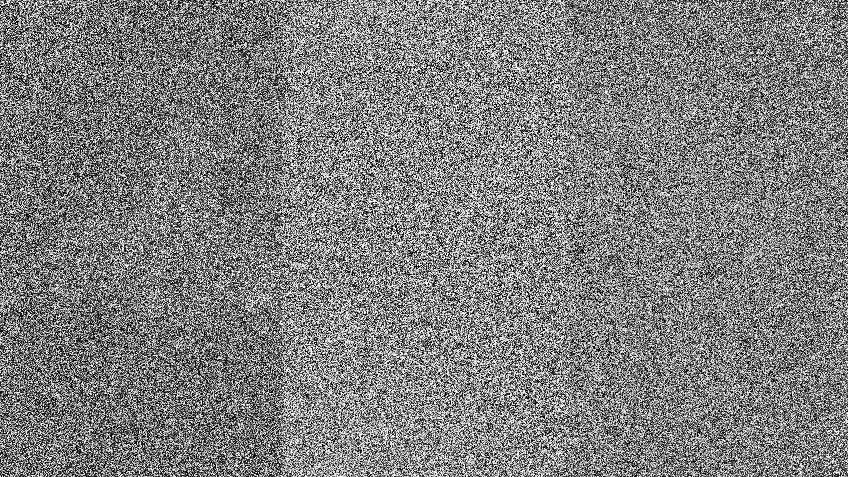
#> input picture files/crypto/1/TwoFlags/flag_enc.png, 848 x 477 px, found by its file name
$ python exp.py
#> lines starting #> are read from the running program, lines starting #| are printed output that depends on the picture
from PIL import Image
import numpy as np

# Carica le immagini cifrate
enc1 = Image.open("/home/kali/Desktop/cc/files/crypto/1/TwoFlags/flag_enc.png")
#> enc1 is the input picture: PIL image 848x477 L; min 0, max 255, mean 126.9
enc2 = Image.open("/home/kali/Desktop/cc/files/crypto/1/TwoFlags/notflag_enc.png")
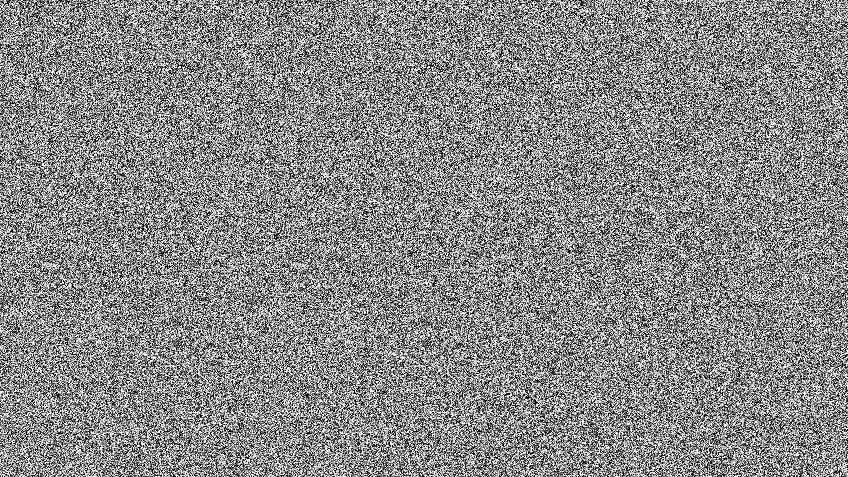
#> input picture files/crypto/1/TwoFlags/notflag_enc.png, 848 x 477 px, found by its file name
#> enc2 is the input picture: PIL image 848x477 L; min 0, max 255, mean 136.6

# Converti in array NumPy
enc1_np = np.array(enc1)
enc2_np = np.array(enc2)

# Esegui XOR tra le due immagini cifrate
diff = np.bitwise_xor(enc1_np, enc2_np)
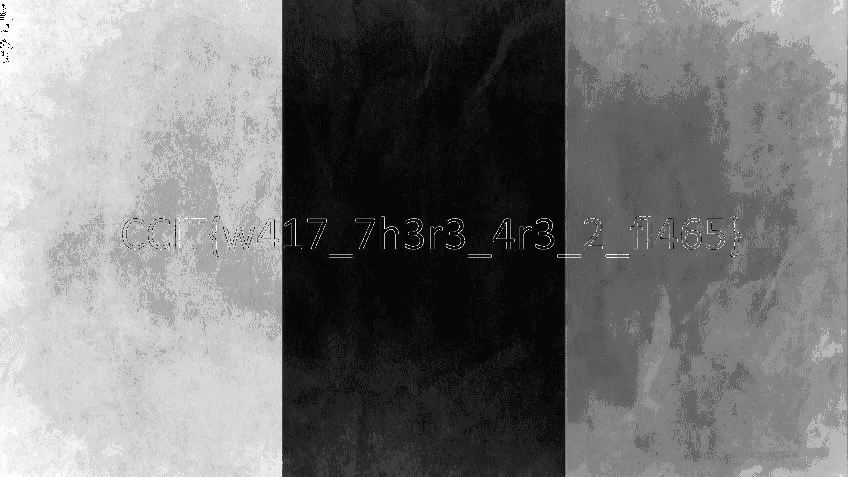
#> diff: shape (477, 848); min 0, max 255, mean 116.5

# Salva il risultato
Image.fromarray(diff).save("diff.png")

print("[+] Salvata differenza visuale in 'diff.png'")
print("[*] È la XOR tra flag.png e notflag.png")
